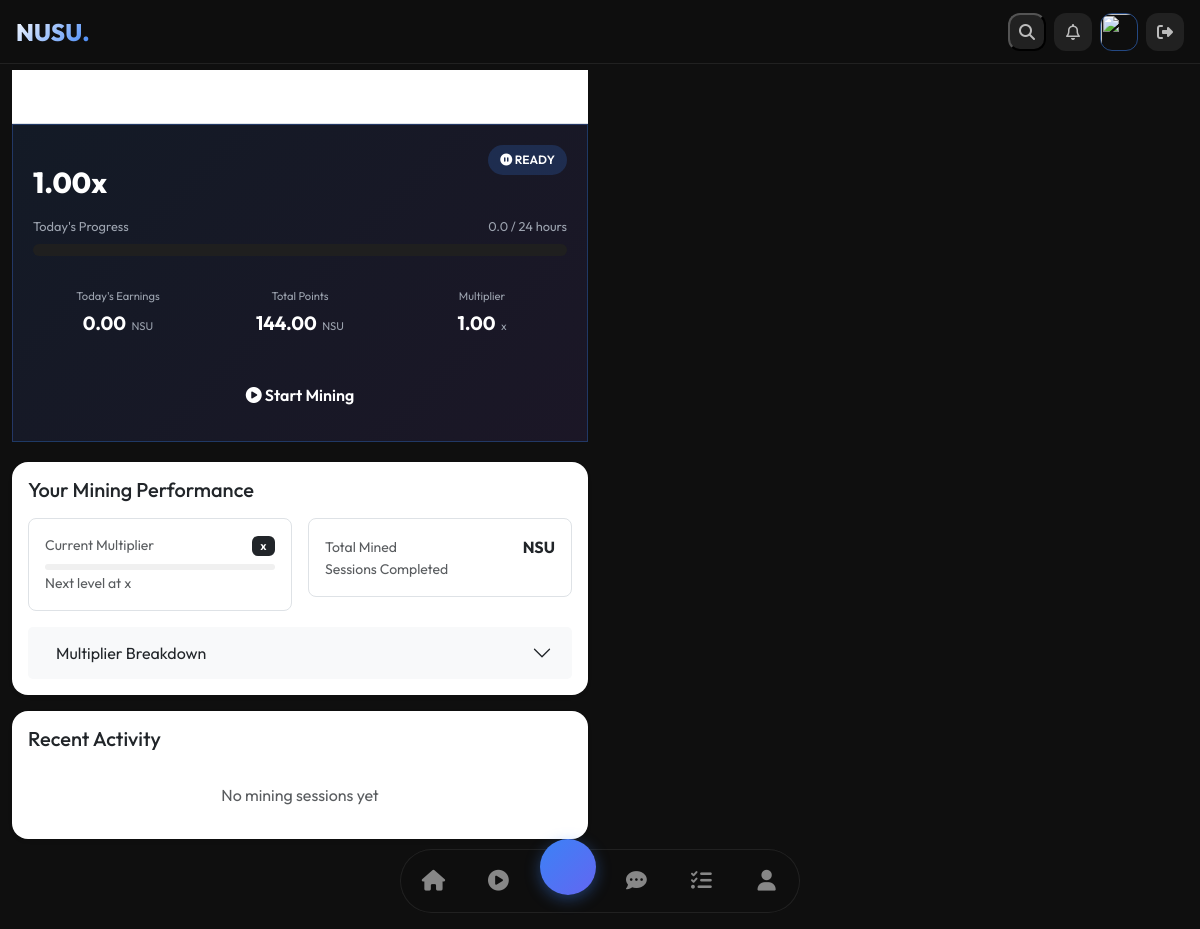
The page /airdrop/dashboard/ (signed in) on the database as committed earlier.
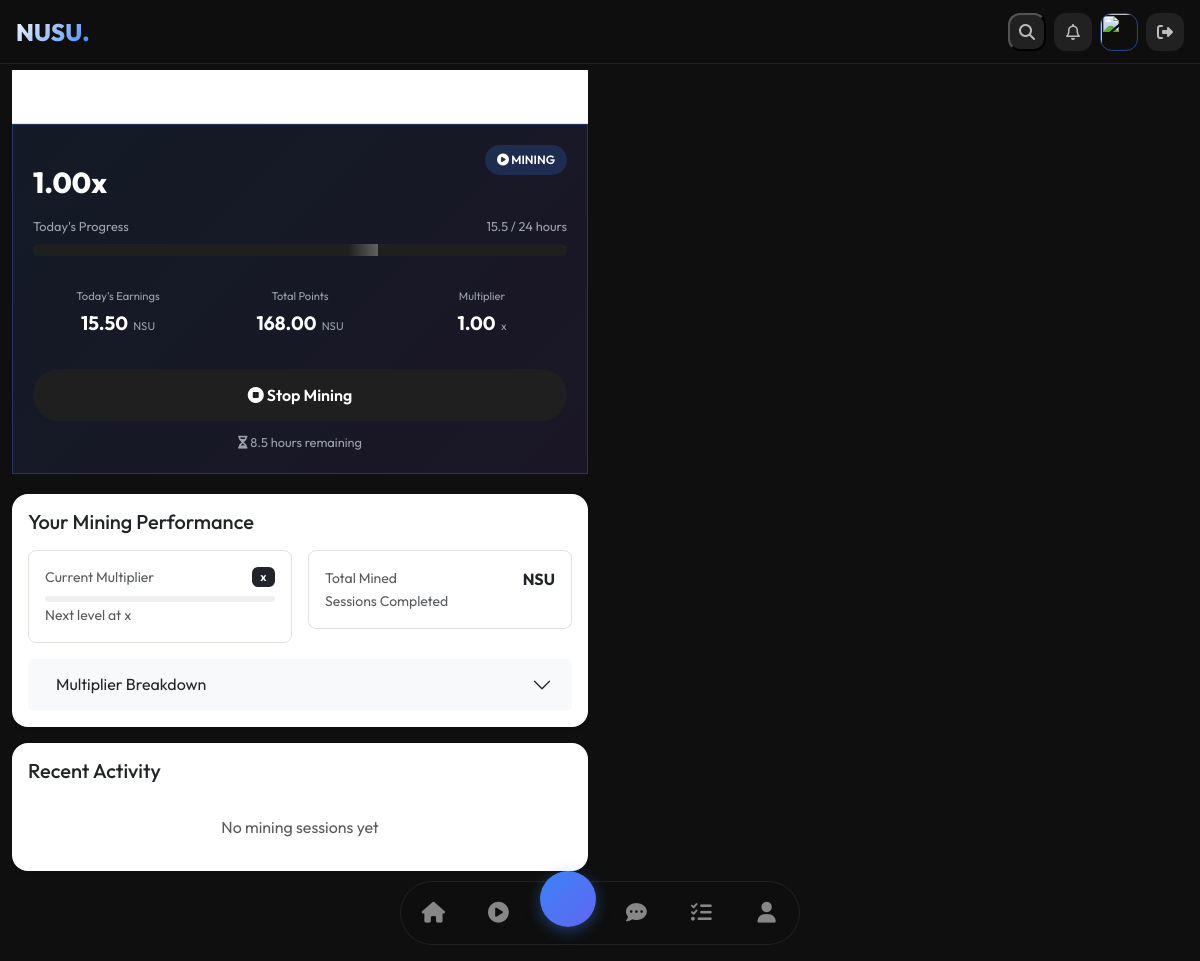
The same page on the database as committed later.
### airdrop/models.py (models this page shows, shortened)
class UserMiningState(models.Model):
    user = models.OneToOneField(CustomUser, on_delete=models.CASCADE)
    is_mining = models.BooleanField(default=False)
    last_tap = models.DateTimeField(null=True, blank=True)
    total_points = models.FloatField(default=0.0)
    current_rate = models.FloatField(default=1.0)
    session_start = models.DateTimeField(null=True, blank=True)
    @property
    def elapsed_hours(self):
        if not self.is_mining or not self.session_start:
            return 0
        elapsed = (timezone.now() - self.session_start).total_seconds() / 3600
        return min(elapsed, 24)  # Cap at 24 hours
    @property
    def remaining_hours(self):
        return max(24 - self.elapsed_hours, 0)
    @property
    def remaining_time(self):
        if not self.is_mining or not self.session_start:
            return (0, 0, 0)
        remaining = (self.session_start + timedelta(hours=24)) - timezone.now()
        if remaining.total_seconds() <= 0:
            return (0, 0, 0)
        hours = int(remaining.total_seconds() // 3600)
        minutes = int((remaining.total_seconds() % 3600) // 60)
        seconds = int(remaining.total_seconds() % 60)
        return (hours, minutes, seconds)
    @property
    def progress_percentage(self):
        return min((self.elapsed_hours / 24) * 100, 100)
    @property
    def points_earned_today(self):
        return self.elapsed_hours * self.current_rate
    def stop_mining(self):
        if self.is_mining:
            self.total_points += self.points_earned_today
            self.is_mining = False
            self.session_start = None
            self.last_tap = None
            self.save()
    def check_session_completion(self):
        if self.is_mining and self.session_start:
            elapsed = (timezone.now() - self.session_start).total_seconds() / 3600
            if elapsed >= 24:
                self.stop_mining()
                return True
        return False

### airdrop/views.py (the view)
# urls.py: path('dashboard/', views.dashboard, name='dashboard'),
@login_required
def dashboard(request):
    state, created = UserMiningState.objects.get_or_create(user=request.user)
    session_completed = state.check_session_completion()
    hours, minutes, seconds = state.remaining_time
    remaining_time_str = f"{hours:02d}:{minutes:02d}:{seconds:02d}"
    context = {
        'state': state,
        'elapsed_hours': state.elapsed_hours,
        'remaining_time': remaining_time_str,
        'progress_percentage': state.progress_percentage,
        'session_completed': session_completed,
    }
    return render(request, 'airdrop/dashboard.html', context)

### users/context_processors.py (called while the page is built)
def referral_info(request):
    if request.user.is_authenticated:
        return {
            'referral_code': request.user.username,
            'referrals_count': request.user.referrals.count(),
        }
    return {}

### templates/airdrop/dashboard.html (shortened to what this page needs)
{% extends 'base.html' %}
{% load static %}
{% block content %}
<div class="container-fluid">
    <div class="row">
        <div class="col-md-6">
            <div class="sticky-top bg-white pt-3 pb-2 border-bottom">
                <h4 class="fw-bold mb-0">Mining Dashboard</h4>
            </div>
            {% include 'airdrop/mining_widget.html' %}
            <div class="card border-0 rounded-4 shadow-sm mb-3">
                <div class="card-body">
                    <h5 class="card-title mb-3">
                         Your Mining Performance
                    </h5>
                    <div class="row g-3 mb-3">
                        <div class="col-md-6">
                            <div class="p-3 border rounded-3">
                                <div class="d-flex justify-content-between align-items-center mb-2">
                                    <small class="text-muted">Current Multiplier</small>
                                    <span class="badge bg-dark">{{ multiplier.current|floatformat:2 }}x</span>
                                </div>
                                <div class="progress" style="height: 6px;">
                                </div>
                                <small class="text-muted">Next level at {{ multiplier.next_level|floatformat:2 }}x</small>
                            </div>
                        </div>
                        <div class="col-md-6">
                            <div class="p-3 border rounded-3">
                                <div class="d-flex justify-content-between align-items-center">
                                    <small class="text-muted">Total Mined</small>
                                    <span class="fw-bold">{{ total_mined|floatformat:2 }} NSU</span>
                                </div>
                                <div class="d-flex justify-content-between align-items-center">
                                    <small class="text-muted">Sessions Completed</small>
                                </div>
                            </div>
                        </div>
                    </div>
                    <div class="accordion" id="multiplierAccordion">
                        <div class="accordion-item border-0">
                            <h2 class="accordion-header">
                                <button class="accordion-button bg-light collapsed" type="button" data-bs-toggle="collapse" data-bs-target="#multiplierDetails">
                                     Multiplier Breakdown
                                </button>
                            </h2>
                        </div>
                    </div>
                </div>
            </div>
            <div class="card border-0 rounded-4 shadow-sm">
                <div class="card-body">
                    <h5 class="card-title mb-3">
                         Recent Activity
                    </h5>
                    <div class="list-group list-group-flush">
                        {% for session in recent_sessions %}
                        <div class="list-group-item border-0 px-0 py-2">
                            <div class="d-flex justify-content-between">
                                <div>
                                    <span class="fw-bold">{{ session.date|date:"M d" }}</span>
                                    <span class="text-muted ms-2">{{ session.duration }} hours</span>
                                </div>
                                <div>
                                    <span class="fw-bold">{{ session.points|floatformat:2 }} NSU</span>
                                    <span class="text-muted ms-2">{{ session.multiplier|floatformat:2 }}x</span>
                                </div>
                            </div>
                        </div>
                        {% empty %}
                        <div class="text-center py-3 text-muted">
                            No mining sessions yet
                        </div>
                        {% endfor %}
                    </div>
                </div>
            </div>
        </div>
    </div>
</div>
{% endblock %}

### templates/airdrop/mining_widget.html (shortened to what this page needs)
{% load static %}
<div class="mining-widget glass-card" data-mining-active="{{ state.is_mining|yesno:'true,false' }}">
    <div class="mining-header">
        <div>
            <h3 class="mining-title">⚡ Mining Active</h3>
            <span class="mining-rate" id="rateText">{{ state.current_rate|floatformat:2 }}x</span>
        </div>
        <span class="mining-badge" id="miningStatusBadge">
            {% if state.is_mining %}
            <i class="fas fa-play-circle"></i> MINING
            {% else %}
            <i class="fas fa-pause-circle"></i> READY
            {% endif %}
        </span>
    </div>
    <div class="mining-progress-section">
        <div class="progress-label">
            <span>Today's Progress</span>
            <span id="progressText">{{ state.elapsed_hours|floatformat:1 }} / 24 hours</span>
        </div>
        <div class="progress-bar-container">
            <div id="progressBar" class="progress-fill"
                 style="width: {{ state.progress_percentage }}%"
                 data-progress="{{ state.progress_percentage }}">
                <div class="progress-glow"></div>
            </div>
        </div>
    </div>
    <div class="mining-stats">
        <div class="stat-card">
            <span class="stat-label">Today's Earnings</span>
            <span class="stat-value" id="todayPoints">{{ state.points_earned_today|floatformat:2 }}</span>
            <span class="stat-unit">NSU</span>
        </div>
        <div class="stat-card">
            <span class="stat-label">Total Points</span>
            <span class="stat-value" id="totalPoints">{{ state.total_points|floatformat:2 }}</span>
            <span class="stat-unit">NSU</span>
        </div>
        <div class="stat-card">
            <span class="stat-label">Multiplier</span>
            <span class="stat-value" id="rateText2">{{ state.current_rate|floatformat:2 }}</span>
            <span class="stat-unit">x</span>
        </div>
    </div>
    <button id="toggleMiningBtn" class="mining-action-btn {% if state.is_mining %}active{% endif %}"
            data-mining="{{ state.is_mining|yesno:'true,false' }}">
        {% if state.is_mining %}
        <i class="fas fa-stop-circle"></i> Stop Mining
        {% else %}
        <i class="fas fa-play-circle"></i> Start Mining
        {% endif %}
    </button>
    {% if state.is_mining %}
    <div class="countdown-timer">
        <i class="fas fa-hourglass-half"></i>
        <span id="countdown">{{ state.remaining_hours|floatformat:1 }}</span> hours remaining
    </div>
    {% elif state.progress_percentage >= 100 %}
    <div class="reward-ready">
        <i class="fas fa-gift"></i> Daily reward ready! Start mining to claim.
    </div>
    {% endif %}
</div>

Rows that differ between the two databases and show on the page:
changed UserMiningState: elapsed_hours "0.0" → "15.5"; points_earned_today "0.00" → "15.50"; total_points "144.00" → "168.00"; remaining_hours (not shown) → "8.5"
Other text that changed with them:
text no longer shown: "READY Start Mining"
text now shown: "MINING Stop Mining hours remaining"
